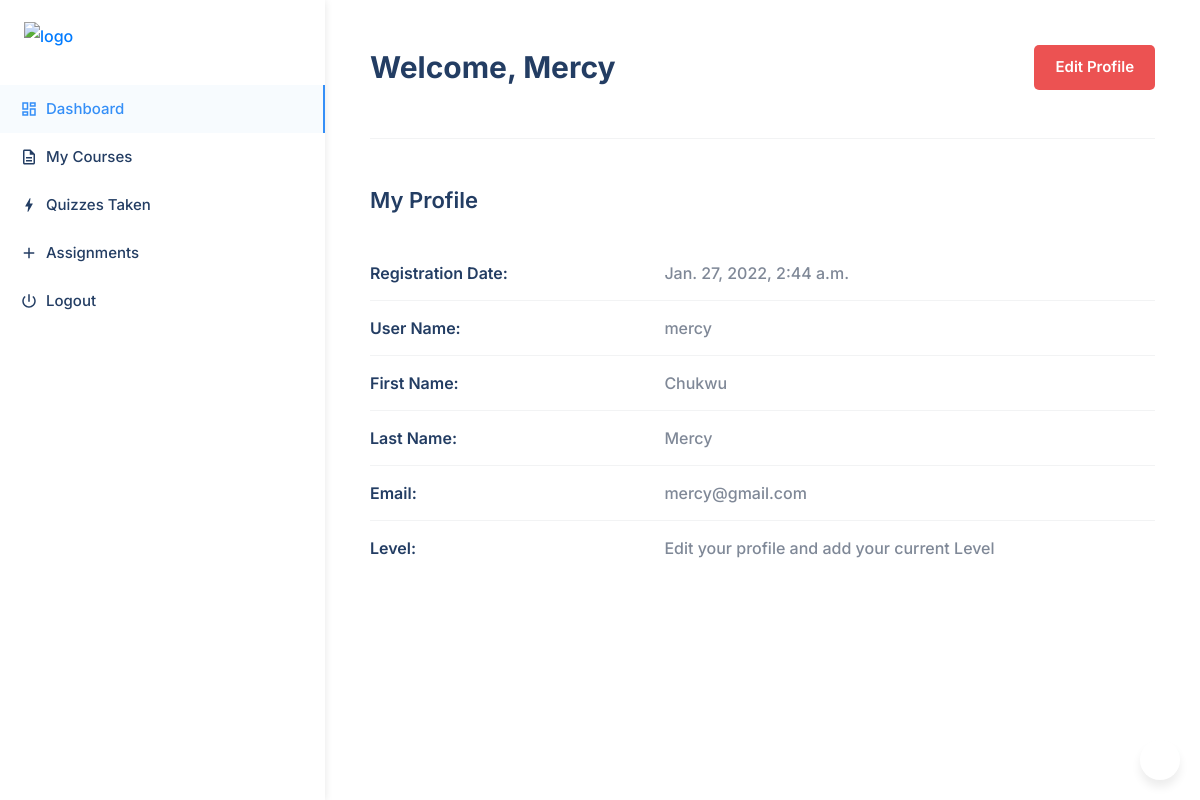
Page /student/dashboard/ (signed in) on the committed database.
### courses/models.py (models this page shows)
class User(AbstractUser):
    is_instructor = models.BooleanField(default=True)

### courses/views.py (the view)
@login_required
def student_dashboard(request):
    return render(
        request, 'student_dashboard.html')

### templates/student_dashboard.html (shortened to what this page needs)
{% extends "base_dashboard.html" %}
{% block dashboard %}
    <section class="dashboard-area">
        {% include 'partials/_student_dashboard_menu.html' %}
        <div class="dashboard-content-wrap">
            <div class="container-fluid">
                <div class="breadcrumb-content d-flex flex-wrap align-items-center justify-content-between mb-5">
                    <div class="media media-card align-items-center">
                        <div class="media-body">
                            <h2 class="section__title fs-30">Welcome, {{ user.username|title }}</h2>
                        </div>
                    </div>
                    <a href="{% url 'student_update_profile' %}" class="btn theme-btn d-none d-lg-inline-block">Edit Profile</a>
                </div>
                <div class="section-block mb-5"></div>
                <div class="dashboard-heading mb-5">
                    <h3 class="fs-22 font-weight-semi-bold">My Profile</h3>
                </div>
                <div class="profile-detail pb-5">
                    <ul class="generic-list-item generic-list-item-flash">
                        <li><span class="profile-name">Registration Date:</span><span class="profile-desc">{{ request.user.date_joined }}</span></li>
                        <li><span class="profile-name">User Name:</span><span class="profile-desc">{{ request.user.username }}</span></li>
                        <li><span class="profile-name">First Name:</span><span class="profile-desc">{{ request.user.first_name|default:"Edit your profile and add a First name" }}</span></li>
                        <li><span class="profile-name">Last Name:</span><span class="profile-desc">{{ request.user.last_name|default:"Edit your profile and add a Last name" }}</span></li>
                        <li><span class="profile-name">Email:</span><span class="profile-desc">{{ request.user.email }}</span></li>
                        <li><span class="profile-name">Level:</span><span class="profile-desc">{{ request.user.student_profile.level|default:"Edit your profile and add your current Level" }}</span></li>
                    </ul>
                </div>
            </div>
        </div>
    </section>
{% endblock dashboard %}

### rows in the picture
User: username "Mercy", user.date_joined "Jan. 27, 2022, 2:44 a.m.", user.username "mercy", user.first_name "Chukwu", user.last_name "Mercy", user.email "mercy@gmail.com", user.student_profile.level "Edit your profile and add your current Level"
